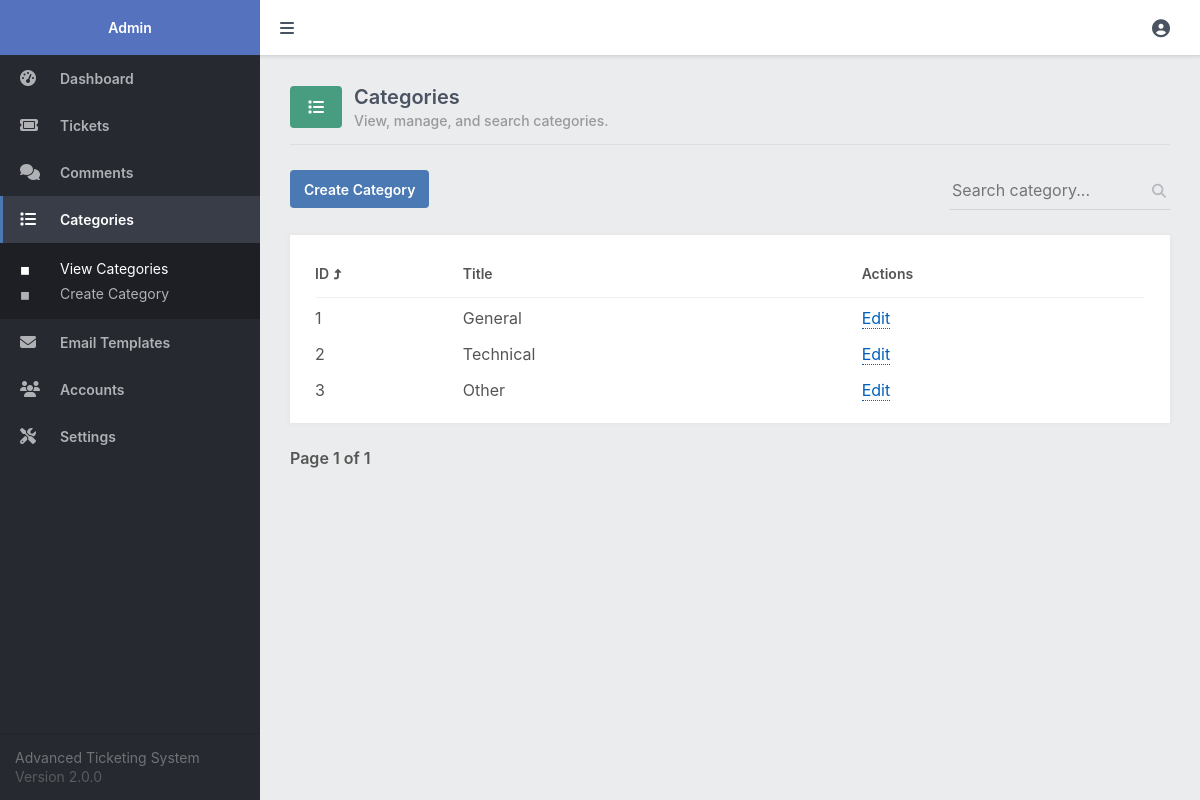
The app's page /admin/categories.php (signed in) with its own data.
### tables this page shows
CREATE TABLE IF NOT EXISTS `categories` (
  `id` int(11) NOT NULL AUTO_INCREMENT,
  `title` varchar(255) NOT NULL,
  PRIMARY KEY (`id`)
);

### admin/categories.php (the view, shortened to what this page needs)
<?php
include 'main.php';
$pagination_page = isset($_GET['pagination_page']) ? $_GET['pagination_page'] : 1;
$search = isset($_GET['search']) ? $_GET['search'] : '';
$order = isset($_GET['order']) && $_GET['order'] == 'DESC' ? 'DESC' : 'ASC';
$order_by_whitelist = ['id','title'];
$order_by = isset($_GET['order_by']) && in_array($_GET['order_by'], $order_by_whitelist) ? $_GET['order_by'] : 'id';
$results_per_page = 15;
$param1 = ($pagination_page - 1) * $results_per_page;
$param2 = $results_per_page;
$where = '';
$where .= $search ? 'WHERE (title LIKE :search) ' : '';
$stmt = $pdo->prepare('SELECT COUNT(*) AS total FROM categories ' . $where);
$stmt->execute();
$categories_total = $stmt->fetchColumn();
$stmt = $pdo->prepare('SELECT * FROM categories ' . $where . ' ORDER BY ' . $order_by . ' ' . $order . ' LIMIT :start_results,:num_results');
$stmt->bindParam('start_results', $param1, PDO::PARAM_INT);
$stmt->bindParam('num_results', $param2, PDO::PARAM_INT);
$stmt->execute();
$categories = $stmt->fetchAll(PDO::FETCH_ASSOC);
$url = 'categories.php?search=' . $search;
?>
<?=template_admin_header('Categories', 'categories', 'view')?>
<div class="content-title">
    <div class="title">
        <i class="fa-solid fa-list"></i>
        <div class="txt">
            <h2>Categories</h2>
            <p>View, manage, and search categories.</p>
        </div>
    </div>
</div>
<div class="content-header responsive-flex-column pad-top-5">
    <a href="category.php" class="btn">Create Category</a>
    <form action="" method="get">
        <div class="search">
            <label for="search">
                <input id="search" type="text" name="search" placeholder="Search category..." value="<?=htmlspecialchars($search, ENT_QUOTES)?>" class="responsive-width-100">
                <i class="fas fa-search"></i>
            </label>
        </div>
    </form>
</div>
<div class="content-block">
    <div class="table">
        <table>
            <thead>
                <tr>
                    <td><a href="<?=$url . '&order=' . ($order=='ASC'?'DESC':'ASC') . '&order_by=id'?>">ID</a></td>
                    <td><a href="<?=$url . '&order=' . ($order=='ASC'?'DESC':'ASC') . '&order_by=title'?>">Title</a></td>
                    <td>Actions</td>
                </tr>
            </thead>
            <tbody>
                <?php if (empty($categories)): ?>
                <tr>
                    <td colspan="10" style="text-align:center;">There are no categories</td>
                </tr>
                <?php else: ?>
                <?php foreach ($categories as $category): ?>
                <tr>
                    <td><?=$category['id']?></td>
                    <td><?=htmlspecialchars($category['title'], ENT_QUOTES)?></td>
                    <td><a href="category.php?id=<?=$category['id']?>" class="link1">Edit</a></td>
                </tr>
                <?php endforeach; ?>
                <?php endif; ?>
            </tbody>
        </table>
    </div>
</div>
<div class="pagination">
    <span>Page <?=$pagination_page?> of <?=ceil($categories_total / $results_per_page) == 0 ? 1 : ceil($categories_total / $results_per_page)?></span>
</div>
<?=template_admin_footer()?>

### admin/admin.css (style rules this page uses)
* { box-sizing: border-box; font-family: -apple-system, BlinkMacSystemFont, "segoe ui", roboto, oxygen, ubuntu, cantarell, "fira sans", "droid sans", "helvetica neue", Arial, sans-serif; font-size: 16px; }
html { height: 100%; }
body { position: relative; min-height: 100%; color: #555555; background-color: #ebeced; margin: 0; }
h1, h2, h3, h4, h5 { color: #4a5361; margin: 0; padding: 0; }
main h2 { font-size: 20px; padding-bottom: 20px; font-weight: 600; }
main .content-title { border-bottom: 1px solid #dbdddf; display: flex; }
main .content-title h2 { flex: 1; }
main .content-title .title { flex: 1; display: flex; align-items: center; padding-bottom: 15px; }
main .content-title .title i { display: inline-flex; justify-content: center; align-items: center; background-color: #489c80; color: #fff; width: 52px; height: 42px; border-radius: 4px; margin-right: 12px; }
main .content-title .title h2 { padding: 0 0 3px 0; }
main .content-title .title p { margin: 0; font-size: 14px; color: #99999a; font-weight: 500; }
main .content-header { display: flex; justify-content: space-between; }
main .content-header form { display: flex; justify-content: space-between; }
main .content-header form .search input, main .content-header form > select { background-color: transparent; outline: none; border: none; height: 40px; width: 220px; border-bottom: 1px solid #d0d3d5; padding-right: 25px; margin-left: 10px; }
main .content-header .search label { position: relative; }
main .content-header .search i { position: absolute; right: 4px; top: 4px; bottom: 0; font-size: 14px; margin-top: auto; margin-bottom: auto; color: #b5b9bd; }
main .content-block { background-color: #fff; margin-top: 25px; padding: 15px; box-shadow: 0px 0px 5px 1px rgba(0, 0, 0, 0.03); overflow: hidden; }
main .pagination { display: flex; align-items: center; padding: 25px 0; }
main .pagination span { font-weight: 600; }
.table { overflow-x: auto; padding: 0 10px; }
.table table { width: 100%; border-collapse: collapse; }
.table table thead td { font-weight: 600; font-size: 14px; padding: 15px 0; }
.table table thead td a { font-weight: inherit; font-size: inherit; color: inherit; text-decoration: none; }
.table table thead tr { border-bottom: 1px solid #f0f1f2; }
.table table tbody tr:first-child td { padding-top: 10px; }
.table table tbody td { padding: 8px 0; }
.link1, .link2 { text-decoration: none; color: #0060ba; border-bottom: 1px dotted; margin: 0 5px 0 0; }
.btn { display: inline-flex; align-items: center; justify-content: center; text-decoration: none; appearance: none; cursor: pointer; border: 0; background: #4a79b4; color: #FFFFFF; padding: 0 14px; font-size: 14px; font-weight: 600; border-radius: 4px; height: 38px; }
.pad-top-5 { padding-top: 25px; }

### records on screen
categories: id "1", title "General"
categories: id "2", title "Technical"
categories: id "3", title "Other"

### other values on screen
$pagination_page "1"
ceil($categories_total / $results_per_page) "1"
